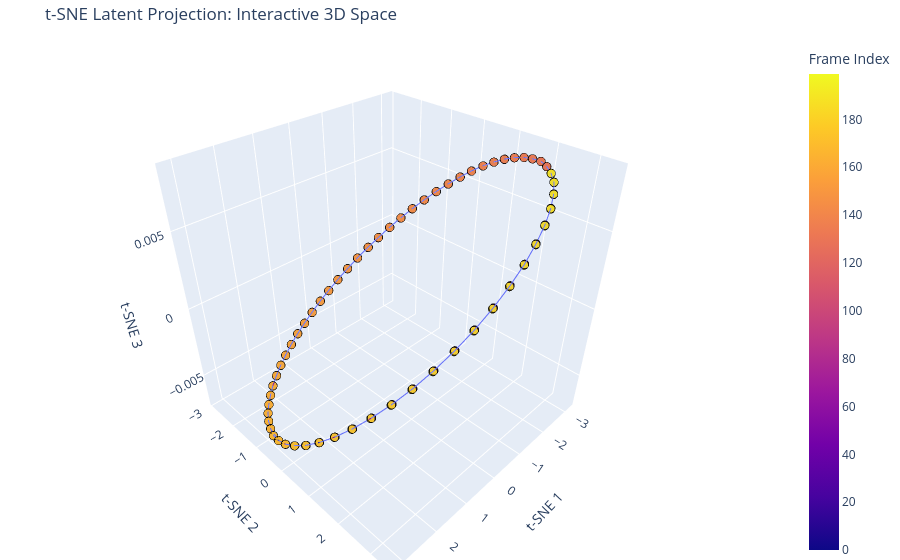

Here is the notebook cell this chart was saved with:
### Code cell
# Create interactive 3D scatter plot for t-SNE with continuous trajectory line
fig_tsne_3d = px.scatter_3d(
    df_latent_all_tsne_3d,
    x="t-SNE 1",
    y="t-SNE 2",
    z="t-SNE 3",
    color="Frame",
    color_continuous_scale="plasma",  # Change to "plasma" in CAE notebook
    title="t-SNE Latent Projection: Interactive 3D Space",
    labels={"Frame": "Frame Index"},
)

# Format marker styling and enable chronological line drawing
fig_tsne_3d.update_traces(
    mode="markers+lines", # Enables both dots and the trajectory line
    marker=dict(size=5, opacity=0.8, line=dict(width=1, color="black")),
    line=dict(width=2) # Adjust thickness of the trajectory line
)
fig_tsne_3d.update_layout(margin=dict(l=0, r=0, b=0, t=40))
fig_tsne_3d.show()

### Figure 1 — Plotly figure (JSON) as saved in the notebook; plotly's stock layout.template omitted (floating-point values rounded to 4 significant figures; data arrays with more than 128 entries replaced by an {"elided": "..."} marker saying what was removed)
{"data": [{"hovertemplate": "t-SNE 1=%{x}<br>t-SNE 2=%{y}<br>t-SNE 3=%{z}<br>Frame Index=%{marker.color}<extra></extra>", "legendgroup": "", "line": {"width": 2}, "marker": {"color": {"elided": "200 int values"}, "coloraxis": "coloraxis", "line": {"color": "black", "width": 1}, "opacity": 0.8, "size": 5, "symbol": "circle"}, "mode": "markers+lines", "name": "", "scene": "scene", "showlegend": false, "type": "scatter3d", "x": {"elided": "200 float values"}, "y": {"elided": "200 float values"}, "z": {"elided": "200 float values"}}], "layout": {"coloraxis": {"autocolorscale": false, "colorbar": {"title": {"text": "Frame Index"}}, "colorscale": [[0, "#0d0887"], [0.1111, "#46039f"], [0.2222, "#7201a8"], [0.3333, "#9c179e"], [0.4444, "#bd3786"], [0.5556, "#d8576b"], [0.6667, "#ed7953"], [0.7778, "#fb9f3a"], [0.8889, "#fdca26"], [1, "#f0f921"]]}, "legend": {"tracegroupgap": 0}, "margin": {"b": 0, "l": 0, "r": 0, "t": 40}, "scene": {"domain": {"x": [0, 1], "y": [0, 1]}, "xaxis": {"title": {"text": "t-SNE 1"}}, "yaxis": {"title": {"text": "t-SNE 2"}}, "zaxis": {"title": {"text": "t-SNE 3"}}}, "title": {"text": "t-SNE Latent Projection: Interactive 3D Space"}}}
